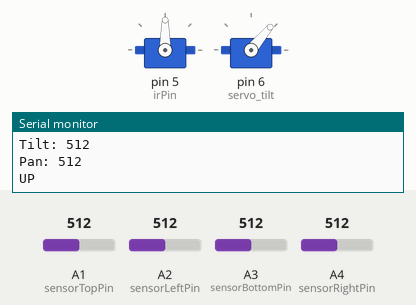
This sketch was run on a simulated Arduino Uno, built with avr-gcc and run on an emulated ATmega328P. Shown: 2 × servo, the last lines printed to the serial monitor. The inputs (shaded band) are chosen by the test bench; at power-on: A1 (sensorTopPin) = 512, A2 (sensorLeftPin) = 512, A3 (sensorBottomPin) = 512, A4 (sensorRightPin) = 512.

Above: at 1.8 s.
1.9 s: A1 (sensorTopPin) set to 530
At 3.0 s:
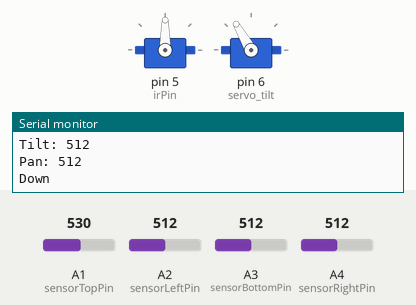
3.5 s: A1 (sensorTopPin) set to 306
At 4.6 s:
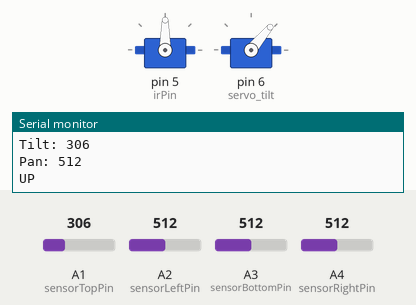
5.5 s: A1 (sensorTopPin) set to 716
At 7.4 s:
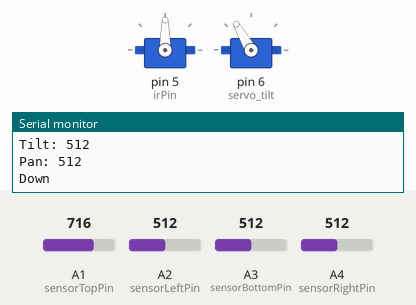
Timing chart, 0 to 8.9 s (numbered marks = the images above; inputs shaded):
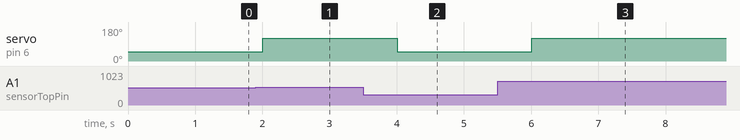

The sketch:

TiltPanObsticleSensingRobot.ino
```cpp
#include <Servo.h>

// instantiate servo pins
Servo servo_pan;
Servo servo_tilt;

// instantiate direction sensor pins
const int sensorTopPin = 1;
const int sensorLeftPin = 2;
const int sensorBottomPin = 3;
const int sensorRightPin = 4;

// instantiate the digital pin
const int irPin = 5;

int servoPosition = 0;
int powerState = 0;

void setup() {

  // setup the servo pins
  servo_pan.attach(5);
  servo_tilt.attach(6);

  // setup all the required pin modes
  pinMode(sensorTopPin, INPUT);
  pinMode(sensorLeftPin, INPUT);
  pinMode(sensorBottomPin, INPUT);
  pinMode(sensorRightPin, INPUT);
  pinMode(irPin, OUTPUT);

  // swith the IR leds on
  digitalWrite(irPin, HIGH);

  // move the servo to a start position
  servo_pan.write(90);
  servo_tilt.write(90);

  // output to serial
  Serial.begin(9600);
}

void loop() {

  // read ir analog values
  int sensorTopVal = analogRead(sensorTopPin);
  int sensorLeftVal = analogRead(sensorLeftPin);
  int sensorBottomVal = analogRead(sensorBottomPin);
  int sensorRightVal = analogRead(sensorRightPin);
  int sensorAvg = (sensorTopVal + sensorLeftVal + sensorBottomVal + sensorRightVal) / 4;
  int sensorMinTilt = min(sensorTopVal, sensorBottomVal);
  int sensorMinPan = min(sensorLeftVal, sensorRightVal);

  // debug data
  Serial.print("Average: ");
  Serial.println(sensorAvg);

  Serial.print("Tilt: ");
  Serial.println(sensorMinTilt);

  Serial.print("Pan: ");
  Serial.println(sensorMinPan);

  // test servos
  if (sensorTopVal == sensorMinTilt) {
    Serial.println("UP");
    servo_tilt.write(50);
  }
  else if (sensorBottomVal == sensorMinTilt) {
    Serial.println("Down");
    servo_tilt.write(120);
  }
  else if (sensorLeftVal == sensorMinPan) {
    Serial.println("LEFT");
    servo_pan.write(0);
  }
  else if (sensorRightVal == sensorMinPan) {
    Serial.println("RIGHT");
    servo_tilt.write(180);
  }

  delay(1000);
}
```

Measured:
- the behaviour switches between 512 and 513 on A1 (sensorTopPin) (found by bisection; images 0 and 1)
- after the input at 1.9 s, servo on pin 6 (servo_tilt): 50° → 120° after 0.10 s
- after the input at 3.5 s, servo on pin 6 (servo_tilt): 120° → 50° after 0.51 s
- after the input at 5.5 s, servo on pin 6 (servo_tilt): 50° → 120° after 0.51 s
